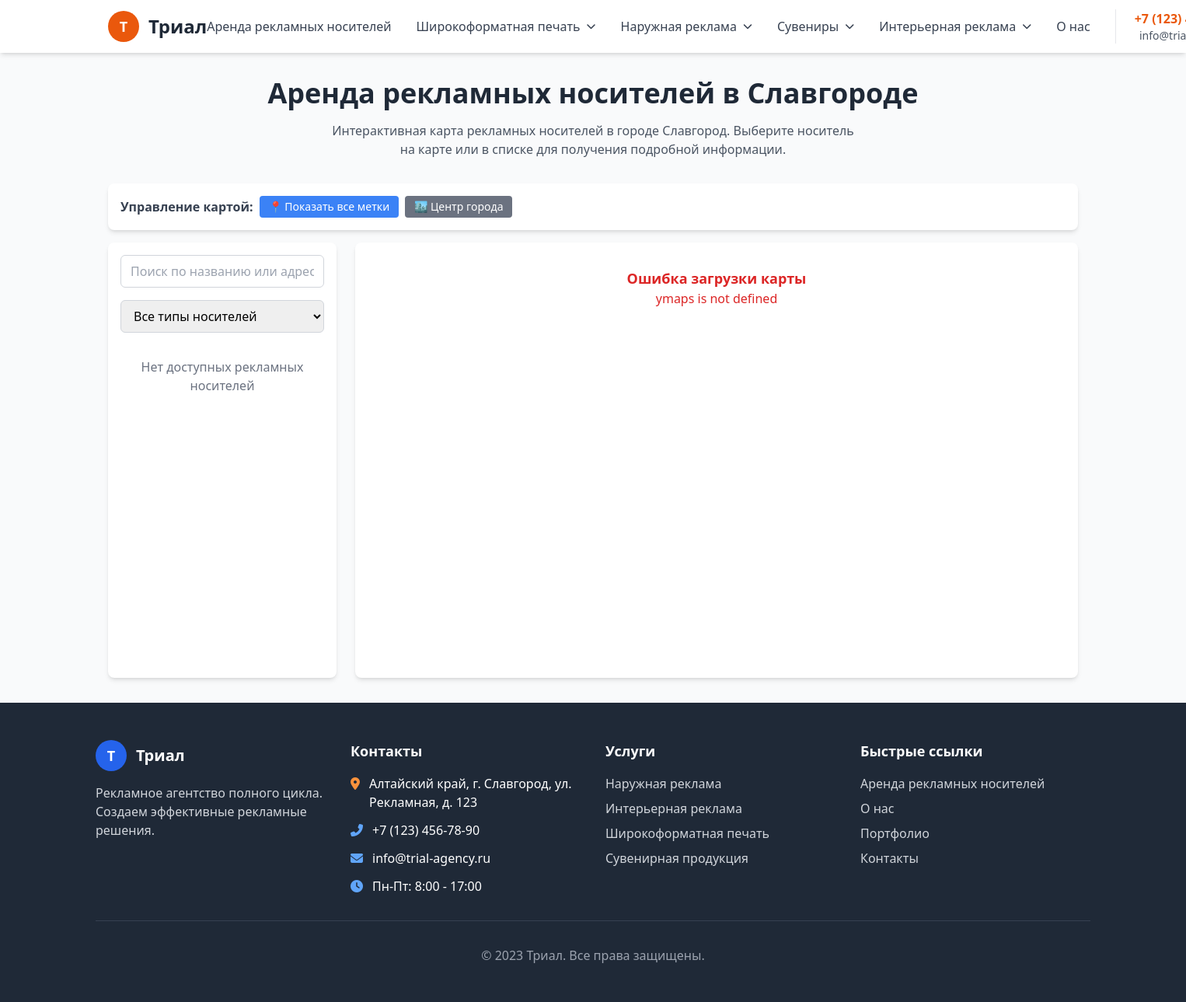
Page /map/ on the earlier database version.
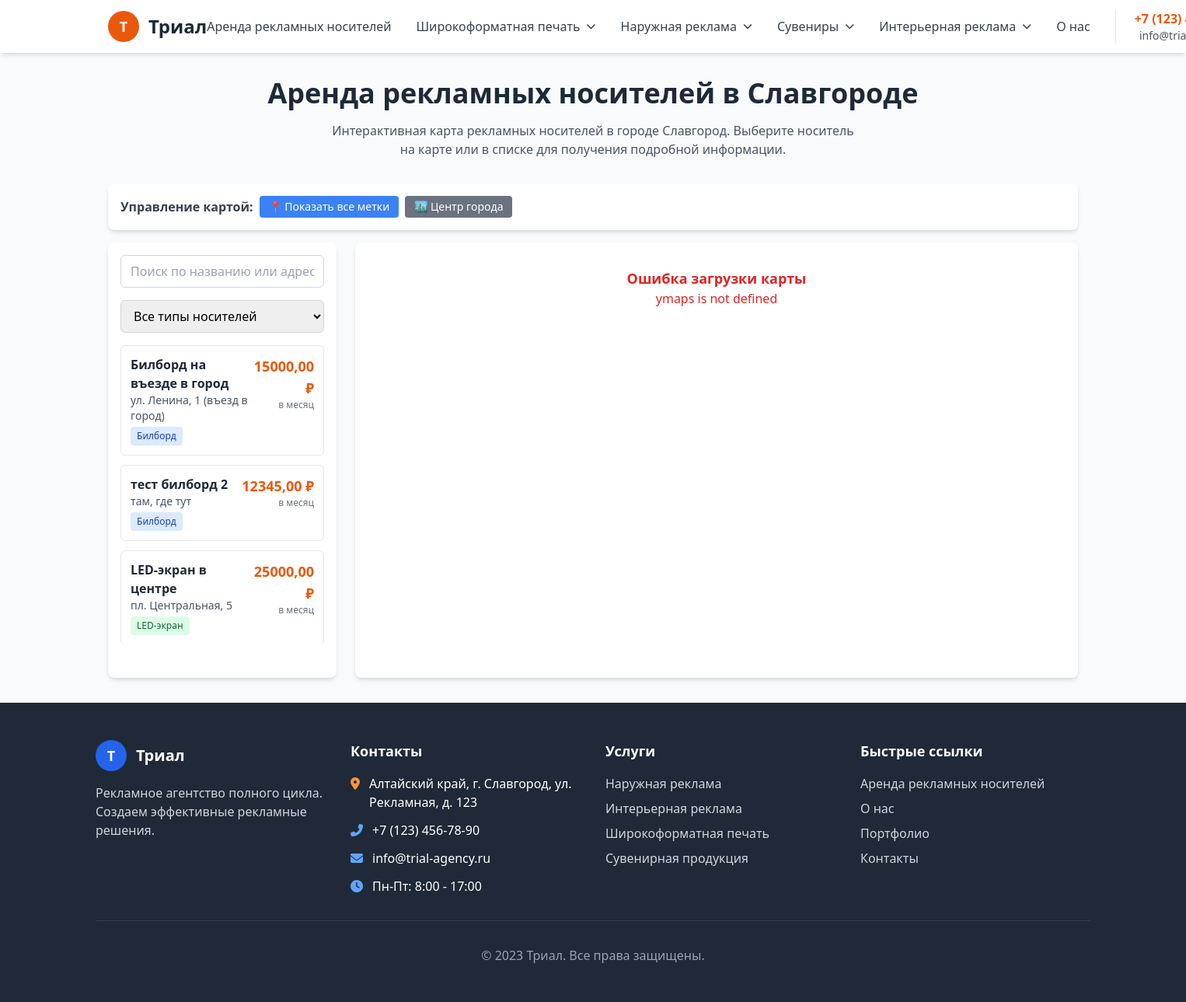
Same page on the later database version.
### constructor/models.py (models this page shows, shortened)
class SiteSettings(models.Model):
    site_name = models.CharField(max_length=100, default="Триал", verbose_name="Название сайта")
    logo = models.ImageField(upload_to='logo/', blank=True, null=True, verbose_name="Логотип")
    phone = models.CharField(max_length=20, default="+7 (123) 456-78-90", verbose_name="Телефон")
    email = models.CharField(max_length=100, default="info@trial-agency.ru", verbose_name="Email")
    address = models.TextField(default="г. Москва, ул. Рекламная, д. 123", verbose_name="Адрес")
    working_hours = models.CharField(max_length=100, default="Пн-Пт: 9:00 - 18:00", verbose_name="Режим работы")
    class Meta:
        verbose_name = "Настройки сайта"
        verbose_name_plural = "Настройки сайта"

class Page(models.Model):
    CATEGORY_CHOICES = [
        ('main', 'Главная'),
        ('about', 'О нас'),
        ('outdoor', 'Наружная реклама'),
        ('interior', 'Интерьерная реклама'),
        ('printing', 'Широкоформатная печать'),
        ('souvenirs', 'Сувениры'),
        ('other', 'Другое'),
    ]
    title = models.CharField(max_length=200, verbose_name="Заголовок страницы")
    slug = models.SlugField(unique=True, verbose_name="URL")
    meta_description = models.TextField(blank=True, verbose_name="Мета-описание")
    category = models.CharField(max_length=20, choices=CATEGORY_CHOICES, default='other', verbose_name="Категория")
    is_published = models.BooleanField(default=True, verbose_name="Опубликовано")
    show_in_menu = models.BooleanField(default=False, verbose_name="Показывать в меню")
    menu_order = models.PositiveIntegerField(default=0, verbose_name="Порядок в меню")
    created_at = models.DateTimeField(auto_now_add=True)
    updated_at = models.DateTimeField(auto_now=True)
    class Meta:
        verbose_name = "Страница"
        verbose_name_plural = "Страницы"
        ordering = ['menu_order', 'title']

### map_rental/models.py (models this page shows, shortened)
class AdBoard(models.Model):
    AD_TYPE_CHOICES = [
        ('billboard', 'Билборд'),
        ('led_screen', 'LED-экран'),
        ('prismatron', 'Призматрон'),
        ('citylight', 'Ситилайт'),
        ('pillar', 'Столб'),
    ]
    title = models.CharField(max_length=200, verbose_name="Название рекламного носителя")
    ad_type = models.CharField(max_length=20, choices=AD_TYPE_CHOICES, verbose_name="Тип носителя")
    address = models.TextField(verbose_name="Адрес размещения")
    description = models.TextField(blank=True, verbose_name="Описание и характеристики")
    rental_terms = models.TextField(blank=True, verbose_name="Условия и сроки аренды")
    price = models.DecimalField(max_digits=10, decimal_places=2, null=True, blank=True, verbose_name="Стоимость аренды")
    contact_info = models.TextField(blank=True, verbose_name="Контактная информация")
    photo = models.ImageField(upload_to='adboards/', blank=True, null=True, verbose_name="Фотография")
    lat = models.FloatField(default=52.9994, verbose_name="Географическая широта")
    lon = models.FloatField(default=78.6459, verbose_name="Географическая долгота")
    is_active = models.BooleanField(default=True, verbose_name="Активен")
    created_at = models.DateTimeField(auto_now_add=True)
    updated_at = models.DateTimeField(auto_now=True)
    class Meta:
        verbose_name = "Рекламный носитель"
        verbose_name_plural = "Рекламные носители"
        ordering = ['ad_type', 'title']

### map_rental/views.py (the view)
# urls.py: path('', views.rental_map, name='rental_map'),
def rental_map(request):
    adboards = AdBoard.objects.filter(is_active=True)
    site_settings = SiteSettings.objects.first()
    adboards_data = []
    for adboard in adboards:
        adboards_data.append({
            'id': adboard.id,
            'title': adboard.title,
            'ad_type': adboard.ad_type,
            'address': adboard.address,
            'description': adboard.description,
            'rental_terms': adboard.rental_terms,
            'price': float(adboard.price) if adboard.price else None,
            'contact_info': adboard.contact_info,
            'photo': adboard.photo.url if adboard.photo else '',
            'lat': float(adboard.lat),
            'lon': float(adboard.lon),
            'get_ad_type_display': adboard.get_ad_type_display(),
        })
    context = {
        'adboards': adboards,
        'adboards_json': json.dumps(adboards_data, ensure_ascii=False),
        'map_center': {
            'lat': 53.00,
            'lon': 78.65
        },
        'page_title': 'Аренда рекламных носителей в Славгороде',
        'site_settings': site_settings,
        'menu_items': get_menu_items(),
    }
    return render(request, 'map_rental/rental_map.html', context)

### map_rental/views.py (called while the page is built)
def get_menu_items():
    menu_pages = Page.objects.filter(
        is_published=True,
        show_in_menu=True
    ).exclude(category__in=['main', 'about']).order_by('menu_order', 'title')
    menu_items = {}
    for page in menu_pages:
        if page.category not in menu_items:
            menu_items[page.category] = []
        menu_items[page.category].append(page)
    return menu_items

### templates/map_rental/rental_map.html (shortened to what this page needs)
{% extends 'base.html' %}
{% load static %}
{% block extra_css %}
    <link rel="stylesheet" href="https://unpkg.com/leaflet@1.9.4/dist/leaflet.css" />
{% endblock %}
{% block content %}
<div class="container mx-auto px-4 py-8">
    <div class="mb-8 text-center">
        <h1 class="text-4xl font-bold text-gray-800 mb-4">{{ page_title }}</h1>
        <p class="text-gray-600 max-w-2xl mx-auto">
            Интерактивная карта рекламных носителей в городе Славгород.
            Выберите носитель на карте или в списке для получения подробной информации.
        </p>
    </div>
    <div class="bg-white rounded-lg shadow-md p-4 mb-4">
        <div class="flex flex-wrap gap-2 items-center">
            <span class="font-semibold text-gray-700">Управление картой:</span>
            <button id="zoom-to-all" class="bg-blue-500 text-white px-3 py-1 rounded text-sm hover:bg-blue-600">
                📍 Показать все метки
            </button>
            <button id="reset-center" class="bg-gray-500 text-white px-3 py-1 rounded text-sm hover:bg-gray-600">
                🏙️ Центр города
            </button>
        </div>
    </div>
    <div class="grid grid-cols-1 lg:grid-cols-4 gap-6">
        <div class="lg:col-span-1 bg-white rounded-lg shadow-md p-4">
            <div class="mb-4">
                <input type="text" id="search-input" placeholder="Поиск по названию или адресу..."
                       class="w-full px-3 py-2 border border-gray-300 rounded-md focus:outline-none focus:ring-2 focus:ring-blue-500">
            </div>
            <div class="mb-4">
                <select id="type-filter" class="w-full px-3 py-2 border border-gray-300 rounded-md focus:outline-none focus:ring-2 focus:ring-blue-500">
                    <option value="">Все типы носителей</option>
                </select>
            </div>
            <div id="adboards-list" class="space-y-3 max-h-96 overflow-y-auto">
                {% for adboard in adboards %}
                <div class="adboard-item p-3 border border-gray-200 rounded-md"
                     data-id="{{ adboard.id }}"
                     data-type="{{ adboard.ad_type }}"
                     data-lat="{{ adboard.lat }}"
                     data-lon="{{ adboard.lon }}">
                    <div class="flex justify-between items-start">
                        <div>
                            <h3 class="font-semibold text-gray-800">{{ adboard.title }}</h3>
                            <p class="text-sm text-gray-600">{{ adboard.address }}</p>
                            <span class="inline-block mt-1 px-2 py-1 text-xs rounded
                                {% if adboard.ad_type == 'billboard' %}bg-blue-100 text-blue-800
                                {% elif adboard.ad_type == 'led_screen' %}bg-green-100 text-green-800
                                {% elif adboard.ad_type == 'prismatron' %}bg-purple-100 text-purple-800
                                {% elif adboard.ad_type == 'citylight' %}bg-yellow-100 text-yellow-800
                                {% else %}bg-gray-100 text-gray-800{% endif %}">
                                {{ adboard.get_ad_type_display }}
                            </span>
                        </div>
                        {% if adboard.price %}
                        <div class="text-right">
                            <span class="text-lg font-bold text-orange-600">{{ adboard.price }} ₽</span>
                            <div class="text-xs text-gray-500">в месяц</div>
                        </div>
                        {% endif %}
                    </div>
                </div>
                {% empty %}
                <div class="text-center text-gray-500 py-4">
                    Нет доступных рекламных носителей
                </div>
                {% endfor %}
            </div>
        </div>
        <div class="lg:col-span-3">
            <div class="grid grid-cols-1 gap-6">
                <div class="bg-white rounded-lg shadow-md overflow-hidden">
                    <div id="map"></div>
                </div>
            </div>
        </div>
    </div>
</div>
{% endblock %}

### templates/base.html (shortened to what this page needs)
<!DOCTYPE html>
<html lang="ru">
<head>
    <script src="https://cdn.tailwindcss.com"></script>
    <link rel="stylesheet" href="https://cdnjs.cloudflare.com/ajax/libs/font-awesome/6.4.0/css/all.min.css">
    {% block extra_css %}{% endblock %}
</head>
<body class="font-sans bg-gray-50">
    <header class="bg-white shadow-md sticky top-0 z-50">
        <div class="container mx-auto px-4 py-3">
            <div class="flex justify-between items-center">
                <div class="flex items-center">
                    <a href="/" class="flex items-center">
                        {% if site_settings.logo %}
                        <img src="{{ site_settings.logo.url }}" alt="{{ site_settings.site_name }}" class="h-10 w-10 mr-3">
                        {% else %}
                        <div class="w-10 h-10 bg-orange-600 rounded-full flex items-center justify-center text-white font-bold text-lg mr-3">
                            {{ site_settings.site_name|first }}
                        </div>
                        {% endif %}
                        <h1 class="text-2xl font-bold text-gray-800">{{ site_settings.site_name }}</h1>
                    </a>
                </div>
                <div class="hidden lg:flex items-center space-x-6 xl:space-x-8">
                    <nav class="flex items-center space-x-6 xl:space-x-8">
                        <a href="/map/" class="text-gray-700 hover:text-orange-600 font-medium whitespace-nowrap">Аренда рекламных носителей</a>
                        {% for category, pages in menu_items.items %}
                            {% if pages and category != 'main' %}
                                <div class="desktop-dropdown relative">
                                    <button class="text-gray-700 hover:text-orange-600 font-medium flex items-center whitespace-nowrap">
                                        {{ pages.0.get_category_display }}
                                        <i class="fas fa-chevron-down ml-2 text-xs"></i>
                                    </button>
                                </div>
                            {% endif %}
                        {% endfor %}
                        <a href="/info/" class="text-gray-700 hover:text-orange-600 font-medium whitespace-nowrap">О нас</a>
                    </nav>
                    <div class="text-right ml-6 border-l pl-6 border-gray-200">
                        <div class="text-orange-600 font-semibold whitespace-nowrap">{{ site_settings.phone }}</div>
                        <div class="text-gray-600 text-sm whitespace-nowrap">{{ site_settings.email }}</div>
                    </div>
                </div>
            </div>
        </div>
    </header>
    <main>
        {% block content %}
        {% endblock %}
    </main>
    <footer class="bg-gray-800 text-white py-12 px-4">
        <div class="container mx-auto">
            <div class="grid grid-cols-1 md:grid-cols-2 lg:grid-cols-4 gap-8">
                <div class="lg:col-span-1">
                    <div class="flex items-center mb-4">
                        {% if site_settings.logo %}
                        <img src="{{ site_settings.logo.url }}" alt="{{ site_settings.site_name }}" class="h-10 w-10 mr-3">
                        {% else %}
                        <div class="w-10 h-10 bg-blue-600 rounded-full flex items-center justify-center text-white font-bold text-lg mr-3">
                            {{ site_settings.site_name|first }}
                        </div>
                        {% endif %}
                        <h3 class="text-xl font-bold">{{ site_settings.site_name }}</h3>
                    </div>
                    <p class="text-gray-300 mb-4">Рекламное агентство полного цикла. Создаем эффективные рекламные решения.</p>
                </div>
                <div class="lg:col-span-1">
                    <h3 class="text-lg font-semibold mb-4">Контакты</h3>
                    <ul class="space-y-3">
                        <li class="flex items-start">
                            <i class="fas fa-map-marker-alt text-orange-400 mt-1 mr-3"></i>
                            <span>{{ site_settings.address }}</span>
                        </li>
                        <li class="flex items-center">
                            <i class="fas fa-phone-alt text-blue-400 mr-3"></i>
                            <span>{{ site_settings.phone }}</span>
                        </li>
                        <li class="flex items-center">
                            <i class="fas fa-envelope text-blue-400 mr-3"></i>
                            <span>{{ site_settings.email }}</span>
                        </li>
                        <li class="flex items-center">
                            <i class="fas fa-clock text-blue-400 mr-3"></i>
                            <span>{{ site_settings.working_hours }}</span>
                        </li>
                    </ul>
                </div>
                <div class="lg:col-span-1">
                    <h3 class="text-lg font-semibold mb-4">Услуги</h3>
                    <ul class="space-y-2">
                        <li><a href="#" class="text-gray-300 hover:text-white transition">Наружная реклама</a></li>
                        <li><a href="#" class="text-gray-300 hover:text-white transition">Интерьерная реклама</a></li>
                        <li><a href="#" class="text-gray-300 hover:text-white transition">Широкоформатная печать</a></li>
                        <li><a href="#" class="text-gray-300 hover:text-white transition">Сувенирная продукция</a></li>
                    </ul>
                </div>
                <div class="lg:col-span-1">
                    <h3 class="text-lg font-semibold mb-4">Быстрые ссылки</h3>
                    <ul class="space-y-2">
                        <li><a href="/map/" class="text-gray-300 hover:text-white transition">Аренда рекламных носителей</a></li>
                        <li><a href="/info/" class="text-gray-300 hover:text-white transition">О нас</a></li>
                        <li><a href="#" class="text-gray-300 hover:text-white transition">Портфолио</a></li>
                        <li><a href="#" class="text-gray-300 hover:text-white transition">Контакты</a></li>
                    </ul>
                </div>
            </div>
            <div class="border-t border-gray-700 mt-8 pt-8 text-center text-gray-400">
                <p>&copy; 2023 {{ site_settings.site_name }}. Все права защищены.</p>
            </div>
        </div>
    </footer>
</body>
</html>

### templates/base.html (style rules this page uses)
@media (min-width: 1024px) { .desktop-dropdown { position: relative; } }
@media (min-width: 1024px) { .desktop-dropdown::after { content: ''; position: absolute; bottom: -10px; left: 0; right: 0; height: 20px; background: transparent; } }

### templates/map_rental/rental_map.html (style rules this page uses)
#map { height: 70vh; min-height: 500px; }
.adboard-item { transition: all 0.3s ease; cursor: pointer; }

Differences in the rows shown:
added AdBoard: title "Билборд на въезде в город", address "ул. Ленина, 1 (въезд в город)", ad_type "Билборд", price "15000,00"
added AdBoard: title "тест билборд 2", address "там, где тут", ad_type "Билборд", price "12345,00"
added AdBoard: title "LED-экран в центре", address "пл. Центральная, 5", ad_type "LED-экран", price "25000,00"
Other differences:
text no longer shown: "Нет доступных рекламных носителей"
